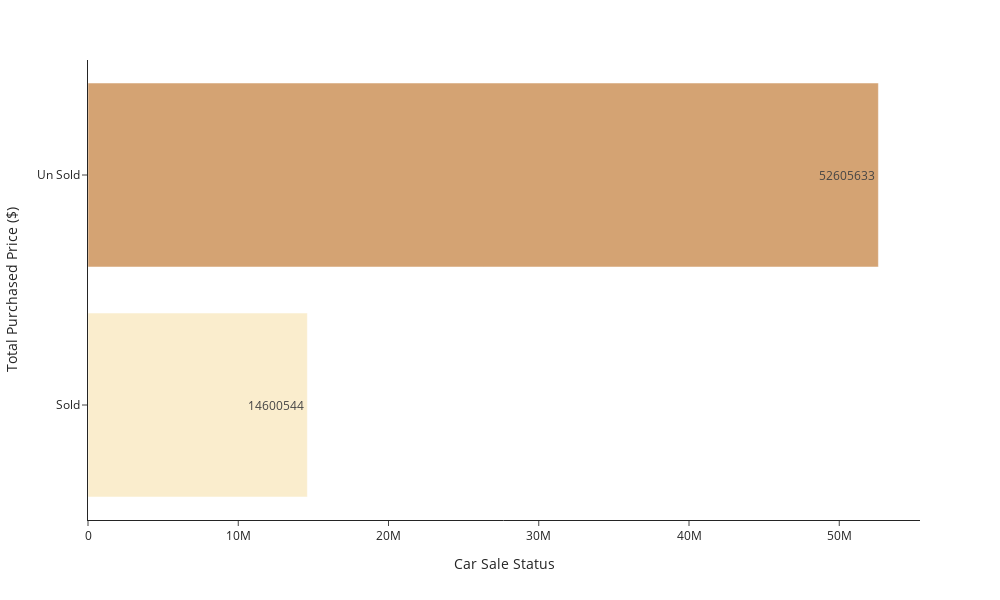

The notebook cell this image was saved under:
### Code cell
x = df.groupby("Car Sale Status")["Purchased Price-$"].sum()

# Create the bar plot
fig = px.bar(
    y=x.index,
    x=x.values,
    color=x.index,  # to apply colors by category
    color_discrete_sequence=["#faedcd", "#d4a373"],
    template="simple_white",
    text=x.values
)

# Update layout
fig.update_layout(
    xaxis_title="Car Sale Status",
    yaxis_title="Total Purchased Price ($)",
    showlegend=False,
    width=1000,   # equivalent to figsize width=10
    height=600    # equivalent to figsize height=6
)

fig.show()

### Figure 1 — Plotly figure (JSON) as saved in the notebook; plotly's stock layout.template omitted (floating-point values rounded to 4 significant figures)
{"data": [{"alignmentgroup": "True", "hovertemplate": "color=Sold<br>x=%{x}<br>y=%{y}<br>text=%{text}<extra></extra>", "legendgroup": "Sold", "marker": {"color": "#faedcd", "pattern": {"shape": ""}}, "name": "Sold", "offsetgroup": "Sold", "orientation": "h", "showlegend": true, "text": [14600544], "textposition": "auto", "type": "bar", "x": [14600544], "xaxis": "x", "y": ["Sold"], "yaxis": "y"}, {"alignmentgroup": "True", "hovertemplate": "color=Un Sold<br>x=%{x}<br>y=%{y}<br>text=%{text}<extra></extra>", "legendgroup": "Un Sold", "marker": {"color": "#d4a373", "pattern": {"shape": ""}}, "name": "Un Sold", "offsetgroup": "Un Sold", "orientation": "h", "showlegend": true, "text": [52605633], "textposition": "auto", "type": "bar", "x": [52605633], "xaxis": "x", "y": ["Un Sold"], "yaxis": "y"}], "layout": {"barmode": "relative", "height": 600, "legend": {"title": {"text": "color"}, "tracegroupgap": 0}, "margin": {"t": 60}, "showlegend": false, "width": 1000, "xaxis": {"anchor": "y", "domain": [0, 1], "title": {"text": "Car Sale Status"}}, "yaxis": {"anchor": "x", "domain": [0, 1], "title": {"text": "Total Purchased Price ($)"}}}}
